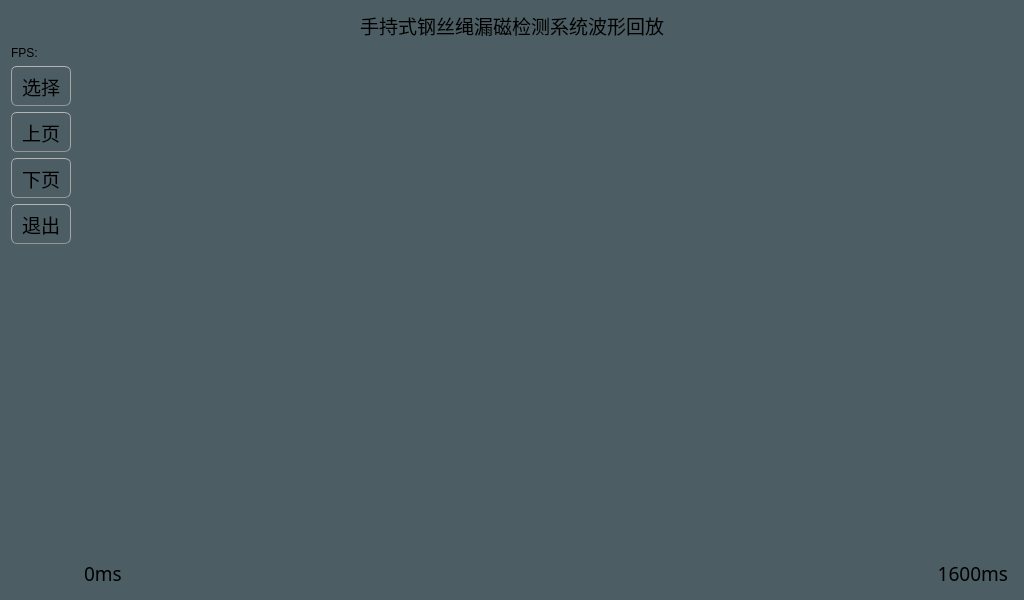
<?xml version="1.0" encoding="UTF-8"?>
<ui version="4.0">
 <class>widget_back</class>
 <widget class="QWidget" name="widget_back">
  <property name="geometry">
   <rect>
    <x>0</x>
    <y>0</y>
    <width>1024</width>
    <height>600</height>
   </rect>
  </property>
  <property name="windowTitle">
   <string>Form</string>
  </property>
  <property name="styleSheet">
   <string notr="true">QPushButton{
	color:rgb(17,17,17);
	border-width: 1px;
	border-radius: 6px;
	border-bottom-color: rgb(150,150,150);
	border-right-color: rgb(165,165,165);
	border-left-color: rgb(165,165,165);
	border-top-color: rgb(180,180,180);
	border-style: solid;
	padding: 4px;
	background-color: qlineargradient(spread:pad, x1:0.5, y1:1, x2:0.5, y2:0, stop:0 rgba(155, 187, 89, 255), stop:1 rgba(255, 255, 255, 255));
}
QPushButton:default{
	color:rgb(17,17,17);
	border-width: 1px;
	border-radius: 6px;
	border-bottom-color: rgb(150,150,150);
	border-right-color: rgb(165,165,165);
	border-left-color: rgb(165,165,165);
	border-top-color: rgb(180,180,180);
	border-style: solid;
	padding: 4px;
	background-color: qlineargradient(spread:pad, x1:0.5, y1:1, x2:0.5, y2:0, stop:0 rgba(155, 187, 89, 255), stop:1 rgba(255, 255, 255, 255));
}
QPushButton:pressed{
	color:rgb(17,17,17);
	border-width: 1px;
	border-radius: 6px;
	border-width: 1px;
	border-top-color: rgba(255,150,60,200);
	border-right-color: qlineargradient(spread:pad, x1:0, y1:1, x2:1, y2:0, stop:0 rgba(200, 70, 20, 255), stop:1 rgba(255,150,60, 200));
	border-left-color:  qlineargradient(spread:pad, x1:1, y1:0, x2:0, y2:0, stop:0 rgba(200, 70, 20, 255), stop:1 rgba(255,150,60, 200));
	border-bottom-color: rgba(200,70,20,200);
	border-style: solid;
	padding: 2px;
	background-color: qlineargradient(spread:pad, x1:0.5, y1:1, x2:0.5, y2:0, stop:0 rgba(155, 187, 89, 255), stop:1 rgba(255, 255, 255, 255));
}
QPushButton:disabled{
	color:rgb(174,167,159);
	border-width: 1px;
	border-radius: 6px;
	background-color: qlineargradient(spread:pad, x1:0.5, y1:1, x2:0.5, y2:0, stop:0 rgba(155, 187, 89, 255), stop:1 rgba(255, 255, 255, 255));
}
QRadioButton {
	padding: 1px;
}
QRadioButton::indicator:checked {
	height: 10px;
	width: 10px;
	border-style:solid;
	border-radius:5px;
	border-width: 1px;
	border-color: rgba(246, 134, 86, 255);
	color: #a9b7c6;
	background-color:rgba(246, 134, 86, 255);
}
QRadioButton::indicator:!checked {
	height: 10px;
	width: 10px;
	border-style:solid;
	border-radius:5px;
	border-width: 1px;
	border-color: rgb(246, 134, 86);
	color: #a9b7c6;
	background-color: transparent;
}
QWidget {
	background-color:#f0f0f0;
}
QLabel {
	color:rgb(17,17,17);
}
QWidget {
	color:rgb(0,0,0);
	background-color:rgb(76,93,99);
}</string>
  </property>
  <layout class="QVBoxLayout" name="verticalLayout" stretch="10,0,300,1">
   <item>
    <widget class="QLabel" name="label_title">
     <property name="font">
      <font>
       <family>幼圆</family>
       <pointsize>14</pointsize>
      </font>
     </property>
     <property name="text">
      <string>手持式钢丝绳漏磁检测系统波形回放</string>
     </property>
     <property name="alignment">
      <set>Qt::AlignCenter</set>
     </property>
    </widget>
   </item>
   <item>
    <widget class="QLabel" name="label_FPS">
     <property name="text">
      <string>FPS:</string>
     </property>
    </widget>
   </item>
   <item>
    <layout class="QHBoxLayout" name="horizontalLayout" stretch="1,1,600">
     <item>
      <layout class="QVBoxLayout" name="verticalLayout_2">
       <item>
        <widget class="QPushButton" name="pushButton_choose">
         <property name="minimumSize">
          <size>
           <width>60</width>
           <height>40</height>
          </size>
         </property>
         <property name="font">
          <font>
           <family>宋体</family>
           <pointsize>14</pointsize>
          </font>
         </property>
         <property name="text">
          <string>选择</string>
         </property>
        </widget>
       </item>
       <item>
        <widget class="QPushButton" name="pushButton_lastpage">
         <property name="minimumSize">
          <size>
           <width>60</width>
           <height>40</height>
          </size>
         </property>
         <property name="font">
          <font>
           <family>宋体</family>
           <pointsize>14</pointsize>
          </font>
         </property>
         <property name="text">
          <string>上页</string>
         </property>
        </widget>
       </item>
       <item>
        <widget class="QPushButton" name="pushButton_nextpage">
         <property name="minimumSize">
          <size>
           <width>60</width>
           <height>40</height>
          </size>
         </property>
         <property name="font">
          <font>
           <family>宋体</family>
           <pointsize>14</pointsize>
          </font>
         </property>
         <property name="text">
          <string>下页</string>
         </property>
        </widget>
       </item>
       <item>
        <widget class="QPushButton" name="pushButton_quit">
         <property name="minimumSize">
          <size>
           <width>60</width>
           <height>40</height>
          </size>
         </property>
         <property name="font">
          <font>
           <family>宋体</family>
           <pointsize>14</pointsize>
          </font>
         </property>
         <property name="text">
          <string>退出</string>
         </property>
        </widget>
       </item>
       <item>
        <spacer name="verticalSpacer_2">
         <property name="orientation">
          <enum>Qt::Vertical</enum>
         </property>
         <property name="sizeHint" stdset="0">
          <size>
           <width>20</width>
           <height>40</height>
          </size>
         </property>
        </spacer>
       </item>
      </layout>
     </item>
     <item>
      <spacer name="horizontalSpacer">
       <property name="orientation">
        <enum>Qt::Horizontal</enum>
       </property>
       <property name="sizeHint" stdset="0">
        <size>
         <width>40</width>
         <height>20</height>
        </size>
       </property>
      </spacer>
     </item>
     <item>
      <layout class="QVBoxLayout" name="verticalLayout_3" stretch="400,250,5">
       <item>
        <widget class="QChartView" name="widget_coil" native="true"/>
       </item>
       <item>
        <widget class="QChartView" name="widget_hall" native="true"/>
       </item>
       <item>
        <layout class="QHBoxLayout" name="horizontalLayout_3" stretch="1,100,100,1">
         <item>
          <spacer name="horizontalSpacer_2">
           <property name="orientation">
            <enum>Qt::Horizontal</enum>
           </property>
           <property name="sizeHint" stdset="0">
            <size>
             <width>40</width>
             <height>20</height>
            </size>
           </property>
          </spacer>
         </item>
         <item>
          <widget class="QLabel" name="label_axis_X1">
           <property name="font">
            <font>
             <family>宋体</family>
             <pointsize>14</pointsize>
            </font>
           </property>
           <property name="text">
            <string>0ms</string>
           </property>
          </widget>
         </item>
         <item>
          <widget class="QLabel" name="label_axis_X2">
           <property name="font">
            <font>
             <family>宋体</family>
             <pointsize>14</pointsize>
            </font>
           </property>
           <property name="layoutDirection">
            <enum>Qt::LeftToRight</enum>
           </property>
           <property name="text">
            <string>1600ms</string>
           </property>
           <property name="alignment">
            <set>Qt::AlignRight|Qt::AlignTrailing|Qt::AlignVCenter</set>
           </property>
          </widget>
         </item>
         <item>
          <spacer name="horizontalSpacer_3">
           <property name="orientation">
            <enum>Qt::Horizontal</enum>
           </property>
           <property name="sizeHint" stdset="0">
            <size>
             <width>40</width>
             <height>20</height>
            </size>
           </property>
          </spacer>
         </item>
        </layout>
       </item>
      </layout>
     </item>
    </layout>
   </item>
   <item>
    <spacer name="verticalSpacer">
     <property name="orientation">
      <enum>Qt::Vertical</enum>
     </property>
     <property name="sizeHint" stdset="0">
      <size>
       <width>20</width>
       <height>40</height>
      </size>
     </property>
    </spacer>
   </item>
  </layout>
 </widget>
 <customwidgets>
  <customwidget>
   <class>QChartView</class>
   <extends>QWidget</extends>
   <header>qchartview.h</header>
   <container>1</container>
  </customwidget>
 </customwidgets>
 <resources/>
 <connections/>
</ui>
